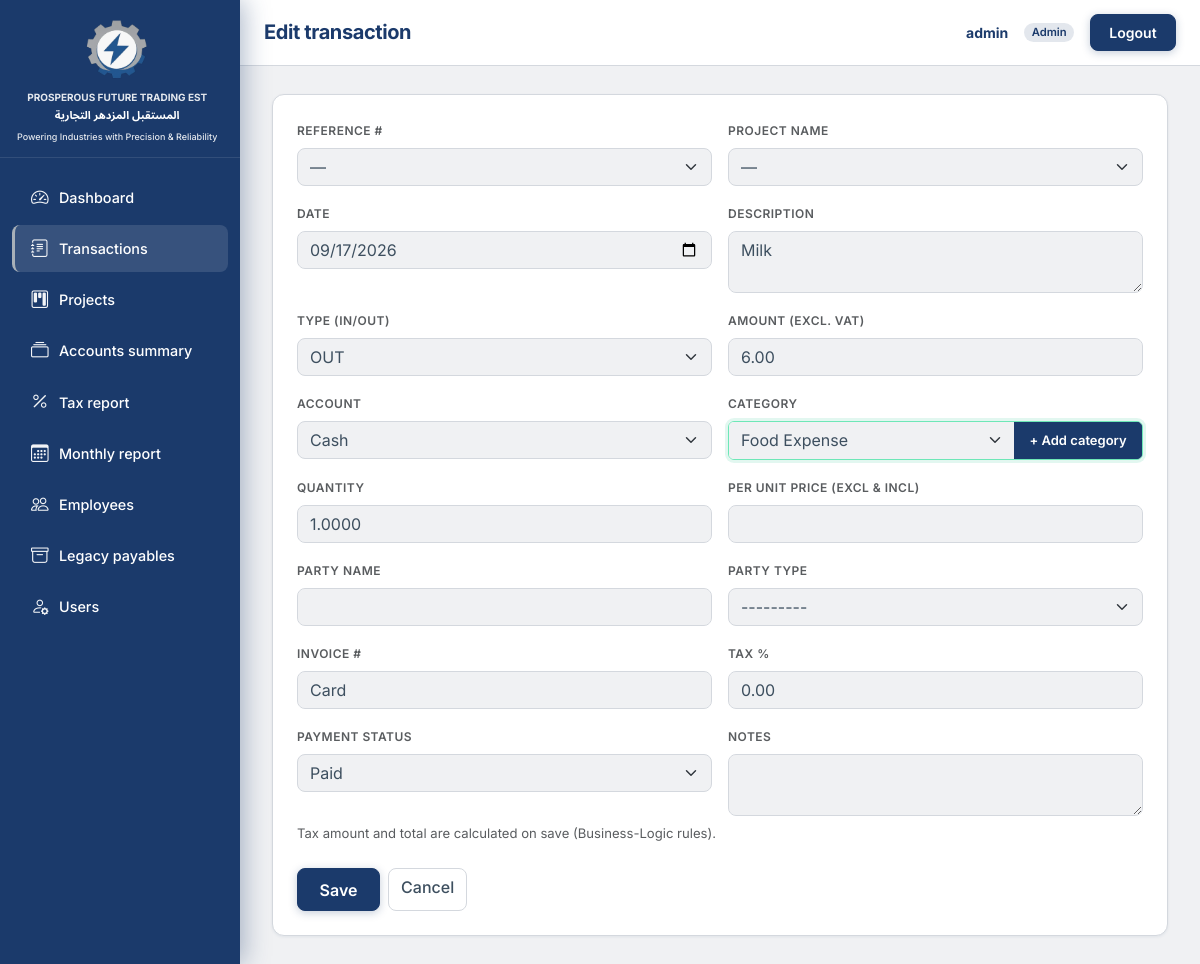
Page /transactions/1464/edit/ (signed in) on the committed database.
### accounts/models.py (models this page shows, shortened)
class User(AbstractBaseUser, PermissionsMixin):
    email = models.EmailField(unique=True)
    full_name = models.CharField(max_length=255, blank=True)
    role = models.CharField(max_length=20, choices=Role.choices, default=Role.VIEWER)
    is_staff = models.BooleanField(default=False)
    is_active = models.BooleanField(default=True)
    date_joined = models.DateTimeField(default=timezone.now)
    objects = UserManager()
    USERNAME_FIELD = "email"
    REQUIRED_FIELDS = []
    class Meta:
        ordering = ["email"]
    @property
    def display_name(self):
        name = (self.full_name or "").strip()
        if name:
            return name
        return self.email.split("@")[0] if self.email else ""

### transactions/models.py (models this page shows, shortened)
class Transaction(models.Model):
    reference_number = models.CharField(
        max_length=64,
        unique=True,
        db_index=True,
        verbose_name="Reference #",
    )
    date = models.DateField(db_index=True)
    description = models.CharField(max_length=500, blank=True)
    flow_type = models.CharField(max_length=3, choices=FlowType.choices, db_index=True)
    amount_excl_vat = models.DecimalField(max_digits=14, decimal_places=2)
    account = models.CharField(
        max_length=64,
        db_index=True,
        choices=LedgerAccount.choices,
    )
    category = models.CharField(max_length=128, db_index=True)
    project = models.ForeignKey(
        "projects.Project",
        null=True,
        blank=True,
        on_delete=models.SET_NULL,
        related_name="transactions",
    )
    qty = models.DecimalField(max_digits=14, decimal_places=4, null=True, blank=True)
    rate = models.DecimalField(max_digits=14, decimal_places=4, null=True, blank=True)
    party_name = models.CharField(max_length=255, blank=True)
    party_type = models.CharField(
        max_length=64,
        blank=True,
        null=True,
        choices=PartyType.choices,
    )
    invoice_number = models.CharField(max_length=128, blank=True)
    tax_percent = models.DecimalField(max_digits=6, decimal_places=2, null=True, blank=True)
    tax_amount = models.DecimalField(max_digits=14, decimal_places=2, null=True, blank=True)
    total_amount = models.DecimalField(max_digits=14, decimal_places=2, null=True, blank=True)
    payment_status = models.CharField(
        max_length=64,
        blank=True,
        choices=PaymentStatus.choices,
    )
    notes = models.TextField(blank=True)
    created_at = models.DateTimeField(auto_now_add=True)
    updated_at = models.DateTimeField(auto_now=True)
    class Meta:
        ordering = ["-date", "-pk"]
        indexes = [
            models.Index(fields=["date", "flow_type"]),
            models.Index(fields=["account", "flow_type"]),
        ]

### transactions/views.py (the view, shortened to what this page needs)
# urls.py: path("<int:pk>/edit/", views.TransactionUpdateView.as_view(), name="edit"),
class TransactionUpdateView(AdminOrAccountantMixin, UpdateView):
    model = Transaction
    form_class = TransactionForm
    template_name = "transactions/transaction_form.html"
    def get_queryset(self):
        return Transaction.objects.select_related("project")

### TradingEST/context_processors.py (called while the page is built)
def brand(_request):
    return {
        "brand_name_ar": BRAND_NAME_AR,
        "brand_name_en": BRAND_NAME_EN,
        "brand_tagline": BRAND_TAGLINE,
    }

### accounts/mixins.py (called while the page is built)
    def dispatch(self, request, *args, **kwargs):
        if not request.user.is_authenticated:
            return HttpResponseRedirect(self.resolve_redirect(request))
        if getattr(request.user, "role", None) not in (Role.ADMIN, Role.ACCOUNTANT):
            raise PermissionDenied("Edit permission required.")
        return super(SessionAuthenticatedMixin, self).dispatch(request, *args, **kwargs)

### transactions/category_utils.py (called while the page is built)
def all_category_names() -> list[str]:
    defaults = [choice.value for choice in LedgerCategory]
    stored = TransactionCategory.objects.values_list("name", flat=True)
    from_transactions = (
        Transaction.objects.exclude(category="")
        .values_list("category", flat=True)
        .distinct()
    )
    return sorted(set(defaults) | set(stored) | set(from_transactions), key=str.casefold)

def category_field_choices(include_blank: bool = True) -> list[tuple[str, str]]:
    choices = [(name, name) for name in all_category_names()]
    if include_blank:
        return [("", "---------")] + choices
    return choices

### transactions/display_labels.py (called while the page is built)
def apply_transaction_field_labels(form) -> None:
    for name, label in TRANSACTION_FIELD_LABELS.items():
        if name in form.fields:
            form.fields[name].label = label

### transactions/templatetags/te_labels.py (called while the page is built)
def _tx_label_text(field_name: str) -> str:
    return TRANSACTION_FIELD_LABELS.get(
        field_name,
        str(field_name).replace("_", " ").title(),
    )

@register.filter
def tx_label(field_name: str) -> str:
    return _tx_label_text(field_name)

### templates/transactions/transaction_form.html (shortened to what this page needs)
{% extends "base.html" %}
{% load te_labels %}
{% block header_title %}{% if object %}Edit transaction{% else %}New transaction{% endif %}{% endblock %}
{% block content %}
<div class="te-page-card mx-auto" style="max-width: 900px;">
  <form method="post" novalidate id="transaction-form">
    <div class="row g-3">
      {% for field in form %}
      <div class="col-md-6{% if field.name == 'category' %} col-12{% endif %}{% if field.name == 'project_reference' or field.name == 'project' %} te-linked-project-field{% endif %}">
        <label class="form-label te-tx-form-label fw-semibold small text-muted" for="{{ field.id_for_label }}">{{ field.name|tx_label }}</label>
        {% if field.name == 'category' %}
        <div class="input-group te-category-input-group flex-nowrap">
          {{ field }}
          <button type="button" class="btn te-btn-add-category" id="te-add-category-btn">+ Add category</button>
        </div>
        {% else %}
        {{ field }}
        {% endif %}
      </div>
      {% endfor %}
    </div>
    <p class="text-muted small mt-2 mb-0">Tax amount and total are calculated on save (Business-Logic rules).</p>
    <div class="mt-4 te-form-actions d-grid d-sm-flex flex-wrap gap-2">
      <button type="submit" class="btn te-btn-gradient">Save</button>
      <a href="{% if object %}{% url 'transactions:detail' object.pk %}{% else %}{% url 'transactions:list' %}{% endif %}" class="btn te-btn-secondary">Cancel</a>
    </div>
  </form>
</div>
{% endblock %}

### templates/base.html (shortened to what this page needs)
{% load static %}
<!DOCTYPE html>
<html lang="en">
<head>
  <link href="https://cdn.jsdelivr.net/npm/bootstrap@5.3.3/dist/css/bootstrap.min.css" rel="stylesheet"
>
  <link rel="stylesheet" href="https://cdn.jsdelivr.net/npm/bootstrap-icons@1.11.3/font/bootstrap-icons.min.css">
  <link rel="stylesheet" href="{% static 'css/app.css' %}">
</head>
<body class="te-app-body">
<div class="te-app-layout">
  <div class="te-app-main">
    <header class="te-topbar">
      <div class="te-topbar-desktop d-none d-md-flex w-100 align-items-center justify-content-between gap-3 min-w-0">
        <h1 class="te-topbar-title text-truncate mb-0 flex-grow-1 min-w-0">{% block header_title %}Dashboard{% endblock %}</h1>
        {% if user.is_authenticated %}
        <div class="te-topbar-actions flex-shrink-0">
          <span class="te-topbar-user d-none d-lg-inline">{{ user.display_name }}</span>
          {% if user.role == 'admin' %}
          <span class="badge rounded-pill badge-role-admin">{{ user.get_role_display }}</span>
          {% elif user.role == 'accountant' %}
          <span class="badge rounded-pill badge-role-accountant">{{ user.get_role_display }}</span>
          {% else %}
          <span class="badge rounded-pill badge-role-viewer">{{ user.get_role_display }}</span>
          {% endif %}
          <form action="{% url 'accounts:logout' %}" method="post" class="d-inline mb-0">
            <button type="submit" class="btn btn-sm te-btn-logout">Logout</button>
          </form>
        </div>
        {% endif %}
      </div>
    </header>
    <div class="te-content-wrap">
      {% block content %}{% endblock %}
    </div>
  </div>
  <aside id="teSidebar" class="te-sidebar" aria-label="Main navigation">
    <div class="te-sidebar-head">
      <div class="te-sidebar-logo">
        {% include "partials/sidebar_brand.html" %}
      </div>
    </div>
    <div class="te-sidebar-nav">
      {% include "partials/sidebar_nav.html" %}
    </div>
  </aside>
</div>
</body>
</html>

### rows in the picture
User: display_name "admin", role "Admin"
Transaction: form "—" "09/17/2026" "Milk" "OUT" "6.00" "Cash" "1.0000" "---------" "Card" "0.00" "Paid", form "Food Expense"

### other values in the picture
{{ field.name|tx_label }} "REFERENCE #" "PROJECT NAME" "DATE" "DESCRIPTION" "TYPE (IN/OUT)" "AMOUNT (EXCL. VAT)" "ACCOUNT" "CATEGORY" "QUANTITY" "PER UNIT PRICE (EXCL & INCL)" "PARTY NAME" "PARTY TYPE" "INVOICE #" "TAX %" "PAYMENT STATUS" "NOTES"
{{ brand_name_en }} "PROSPEROUS FUTURE TRADING EST"
{{ brand_name_ar }} "المستقبل المزدهر التجارية"
{{ brand_tagline }} "Powering Industries with Precision & Reliability"
